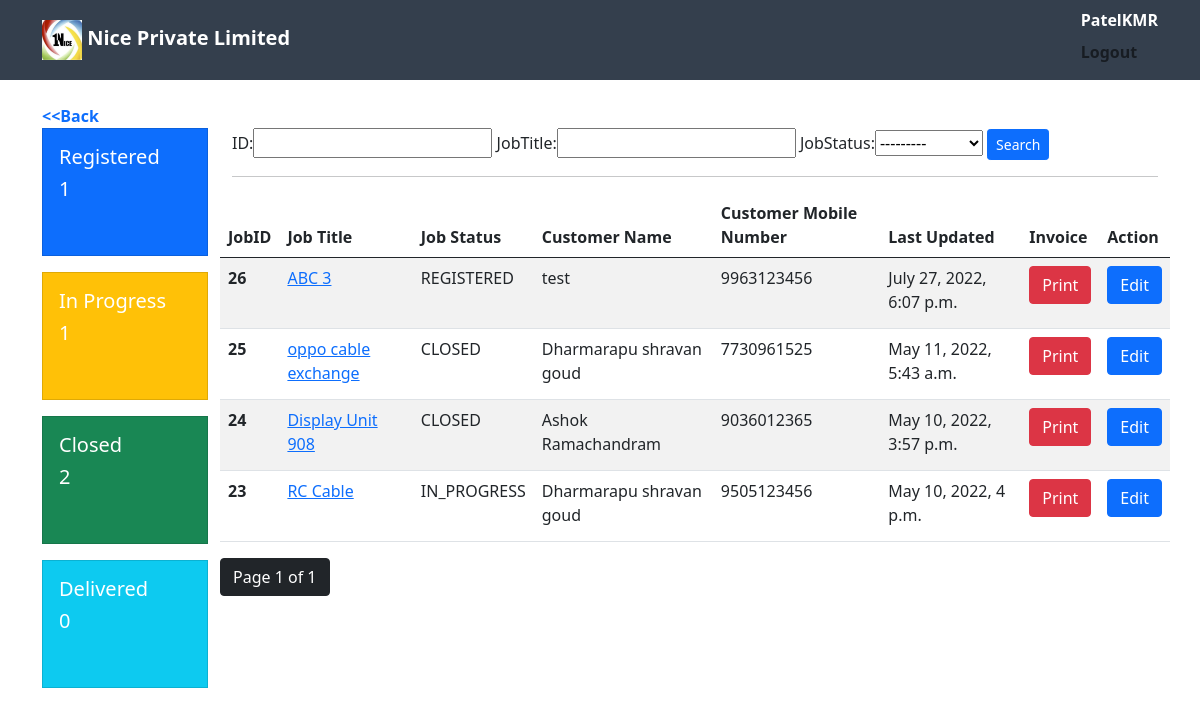
Page /showjobs/ (signed in) on the earlier database version.
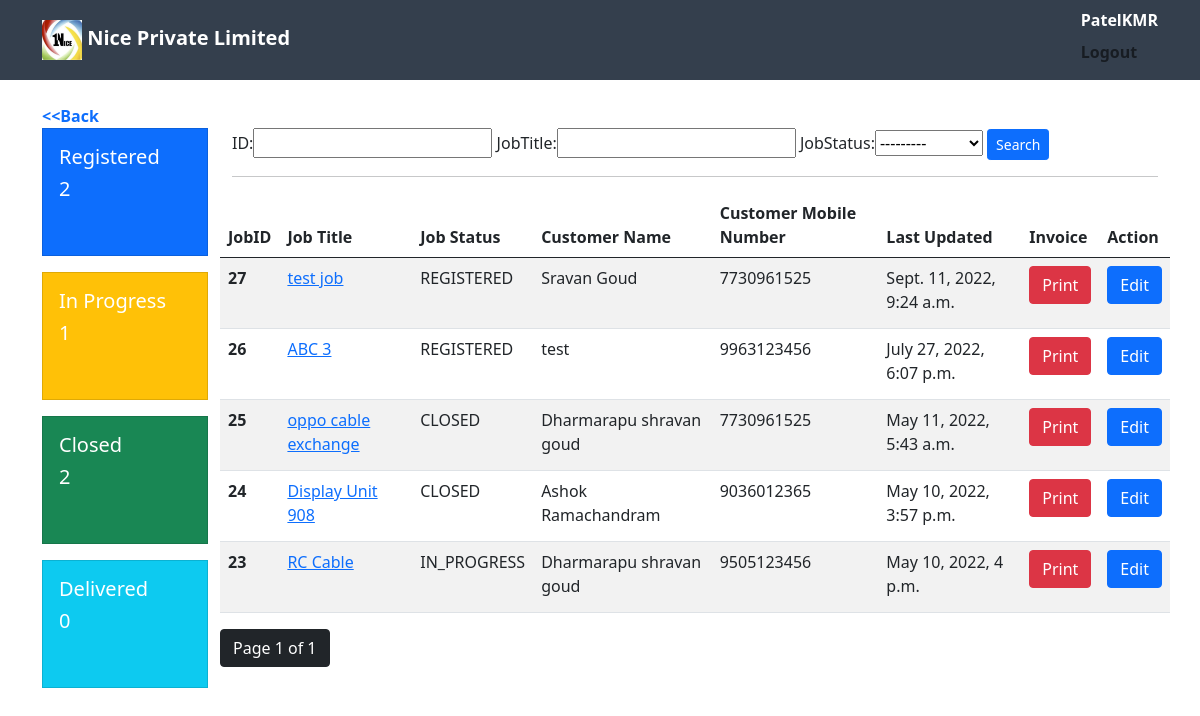
Same page on the later database version.
### home/models.py (models this page shows, shortened)
class Job(models.Model):
    REGISTERED = "REGISTERED"
    IN_PROGRESS="IN_PROGRESS"
    CLOSED = "CLOSED"
    DELIVERED="DELIVERED"
    choices=[
        (REGISTERED, 'Registered'),
        (IN_PROGRESS, 'In Progress'),
        (CLOSED, 'Closed'),
        (DELIVERED, 'Delivered')
    ]
    warranty_choices=[('In Warranty','In Warranty') , ('Out Warranty','Out warranty'), ('Return Warranty','Return warranty'), ('No Warranty','No warranty'),]
    part_replacement_warranty_choices=[('In Warranty','In Warranty') , ('Out Warranty','Out warranty'),]
    device_condition_choices=[('Physical Damage','Physical Damage'),('Water Damage','Water Damage'),('Good Condition','Good Condition'),]
    device_choices=[('Mobile','Mobile'),('Tablet','Tablet')]
    jobTitle = models.CharField(max_length=256)
    jobDescription=models.CharField(max_length=500)
    CreatedTime=models.DateTimeField(auto_now_add=True)
    UpdatedTime=models.DateTimeField(auto_now=True)
    jobStatus=models.CharField(max_length=20,choices=choices, default=REGISTERED)
    customerName=models.CharField(max_length=256,null=True)
    customerAddress=models.CharField(max_length=500,null=True)
    customerMobileNumber=models.CharField(max_length=10,null=True)
    EstimatedCompletionDate=models.DateField(default=None,null=True,validators=[only_futuredate])
    author = models.ForeignKey(User, on_delete=models.CASCADE)
    device_type = models.CharField(max_length=20,choices=device_choices, default='Mobile')
    brand = models.CharField(max_length=100,blank=True,null=True)
    model_name= models.CharField(max_length=100,blank=True,null=True)
    imei_num1=models.CharField(max_length=15,blank=True,null=True)
    imei_num2=models.CharField(max_length=15,blank=True,null=True)
    part_code=models.CharField(max_length=25,blank=True,null=True)
    part_replacement_warranty=models.CharField(max_length=20,choices=part_replacement_warranty_choices, default='Out Warranty')
    purchased_from=models.CharField(max_length=100,blank=True,null=True)
    warranty_status=models.CharField(max_length=20,choices=warranty_choices, default='No Warranty')
    condition_of_set=models.CharField(max_length=20,choices=device_condition_choices, default='Good Condition')
    accessories_sbumitted=models.CharField(max_length=500,blank=True,null=True)
    EstimatedCost=models.FloatField(null=True, blank=True)
    barcode=models.ImageField(upload_to="media",blank=True,null=True)

### home/views.py (the view)
# urls.py: path('showjobs/',views.show_all_jobs_page,name="showjobs"),
def show_all_jobs_page(request):
    context={}
    filtered_jobs=JobFilter(request.GET,queryset=models.Job.objects.filter(author=request.user))
    context['filtered_jobs']=filtered_jobs
    paginator = Paginator(filtered_jobs.qs.order_by('-CreatedTime'), 5) # Show 25 contacts per page.
    page_number = request.GET.get('page')
    page_obj = paginator.get_page(page_number)
    context['page_obj'] = page_obj
    context["registered_jobs_count"]=models.Job.objects.filter(jobStatus='REGISTERED',author=request.user).count()
    context["inprogress_jobs_count"]=models.Job.objects.filter(jobStatus='IN_PROGRESS',author=request.user).count()
    context["closed_jobs_count"]=models.Job.objects.filter(jobStatus='CLOSED',author=request.user).count()
    context["delivered_jobs_count"]=models.Job.objects.filter(jobStatus='DELIVERED',author=request.user).count()
    return render(request,'jobs.html',context=context)

### templates/jobs.html (shortened to what this page needs)
{% extends 'base.html' %}
{% block body %}
{% load crispy_forms_tags %}
<b><a href="{%url 'index'%}" style="cursor: pointer;text-decoration: none">&lt;&lt;Back</a></b>
  <div class="row">
    <div class="col-md-2 col-sm-12">
        <div class="col-md-12">
          <div class="card text-white bg-primary mb-3" style="max-width: 18rem; height: 8rem; border-radius:0">
            <div class="card-body">
              <h5 class="card-title">Registered</h5>
              <h5 class="card-text">{{registered_jobs_count}}</h5>
            </div>
          </div>
        </div>
        <div class="col-md-12">
            <div class="card text-white bg-warning mb-3" style="max-width: 18rem; height: 8rem;border-radius:0">
            <div class="card-body">
              <h5 class="card-title">In Progress</h5>
              <h5 class="card-text">{{inprogress_jobs_count}}</h5>
            </div>
          </div>
        </div>
        <div class="col-md-12">
          <div class="card text-white bg-success mb-3" style="max-width: 18rem; height: 8rem;border-radius:0">
            <div class="card-body">
              <h5 class="card-title">Closed</h5>
              <h5 class="card-text">{{closed_jobs_count}}</h5>
            </div>
          </div>
        </div>
        <div class="col-md-12">
          <div class="card text-white bg-info mb-3" style="max-width: 18rem;height:8rem;border-radius:0">
            <div class="card-body">
              <h5 class="card-title">Delivered</h5>
              <h5 class="card-text">{{delivered_jobs_count}}</h5>
            </div>
          </div>
        </div>
    </div>
    <div class="col-md-10 col-sm-12">
       <div class="row">
            <div class="filters">
                  <form method="get">
                    {{filtered_jobs.form}}
                    <input class="btn btn-sm btn-primary" type="submit" value="Search">
                  </form>
                  <hr>
            </div>
        <div>
        <div class="row">
      <table class="table table-striped">
                  <thead>
                    <tr>
                      <th scope="col">JobID</th>
                      <th scope="col">Job Title</th>
                      <th scope="col">Job Status</th>
                      <th scope="col">Customer Name</th>
                      <th scope="col">Customer Mobile Number</th>
                      <th scope="col">Last Updated</th>
                      <th scope="col">Invoice</th>
                      <th scope="col">Action</th>
                    </tr>
                  </thead>
                  <tbody>
                              {% for j in page_obj%}
                            <tr>
                              <th scope="row">{{j.id}}</th>
                              <td><a href="{%url 'view_job' j.id%}"> {{j.jobTitle}} </a> </td>
                              <td>{{j.jobStatus}}</td>
                              <td>{{j.customerName}}</td>
                              <td>{{j.customerMobileNumber}}</td>
                              <td>{{j.UpdatedTime}}</td>
                              <td><a class="btn btn-danger" href="{%url 'printreceipt' j.id%}"> Print </a></p></td>
                              <td><a class="btn btn-primary" href="{%url 'update_job' j.id%}">Edit</a></td>
                            </tr>
                            {% endfor %}
                    </tbody>
        </table>
      </div>
      <div class="row">
          <div class="pagination">
            <span class="step-links">
                <span class="current">
                    <button class="btn btn-dark"> Page {{ page_obj.number }} of {{ page_obj.paginator.num_pages }}</button>
                </span>
            </span>
          </div>
      </div>
    </div>
  </div>
</div>
{% endblock body %}

Differences in the rows shown:
added Job: id "27", jobTitle "test job", jobStatus "REGISTERED", customerName "Sravan Goud", customerMobileNumber "7730961525", UpdatedTime "Sept. 11, 2022, 9:24 a.m."
Other differences:
{{ registered_jobs_count }}: "1" → "2"
